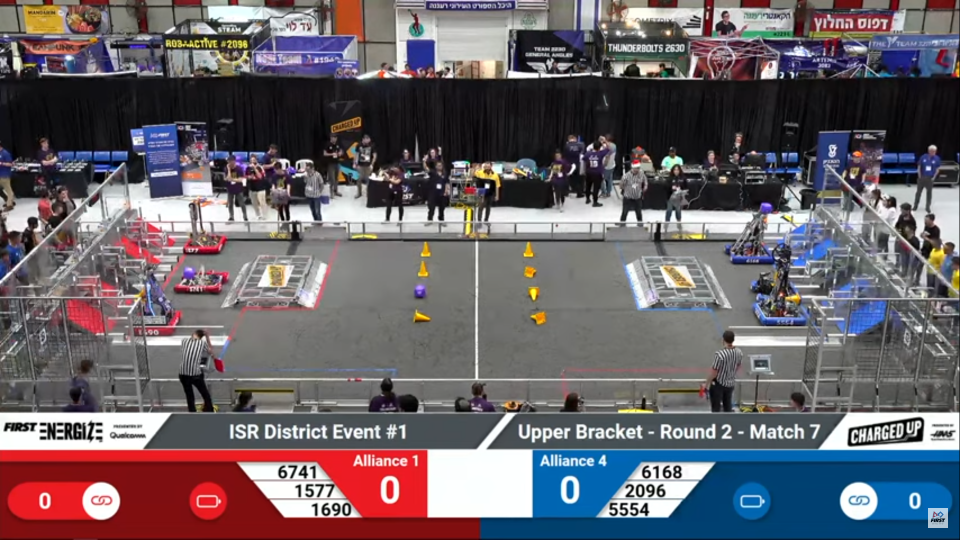
#> input picture filefortesting.PNG, 1920 x 1080 px, given in place of seret.mp4, which was not available (shown at 1/2 size)
$ python kjdkdfjfkfjd.py
#> lines starting #> are read from the running program, lines starting #| are printed output that depends on the picture; after the words box and inside, x2 and y2 are one past the last pixel; in counts of white or black regions, pixels touching at a corner belong together; pictures that were not available may be replaced by others from this repository, and a replacement may not be noted
import cv2
import numpy as np
import time

# define the lower and upper bounds of the red color in HSV color space
lower_red = np.array([165, 0, 0])
upper_red = np.array([255, 255, 255])
width, height = 640, 360
#                   left top    right top   left bottom  right bottom
pts1 = np.float32([[85, 130], [550, 130], [0, 251], [640, 251]])
pts2 = np.float32([[0, 0], [width, 0], [0, height], [width, height]])
matrix = cv2.getPerspectiveTransform(pts1, pts2)

object_detector = cv2.createBackgroundSubtractorMOG2(history=100, varThreshold=70)

# create a VideoCapture object to capture video from the default camera
cap = cv2.VideoCapture("seret.mp4")

# create a kernel for the morphological operations
kernel = np.ones((5, 5), np.uint8)

while True:
    # read a frame from the video stream
    ret, frame = cap.read()
#> frame is the input picture: shape (1080, 1920, 3); mean B, G, R 103.8, 97.6, 105
    roi = frame[145: 255, 100: 540]
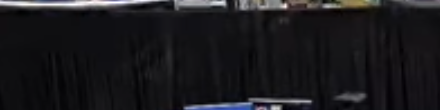
#> roi: shape (110, 440, 3); mean B, G, R 29.6, 26.5, 27.2

    # convert the frame from BGR to HSV color space
    hsv = cv2.cvtColor(roi, cv2.COLOR_BGR2HSV)
#> hsv: shape (110, 440, 3); mean H, S, V 121.4, 39.2, 30.2

    # create a mask for the red color
    mask = cv2.inRange(hsv, lower_red, upper_red)
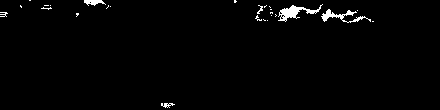
#> mask: shape (110, 440); 1.5% white; 26 white regions (20 under 20 px), largest, box (x1, y1, x2, y2) and area: (278, 4, 323, 22) 278, (321, 9, 371, 23) 213, (84, 0, 106, 6) 80, (161, 103, 175, 108) 38, (257, 5, 263, 14) 23, (0, 12, 8, 17) 23

    # apply morphological opening to remove noise in the background
    mask = cv2.morphologyEx(mask, cv2.MORPH_OPEN, kernel)
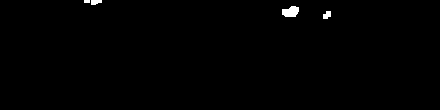
#> mask: shape (110, 440); 0.53% white; 4 white regions (1 under 20 px), largest, box (x1, y1, x2, y2) and area: (282, 6, 299, 17) 145, (323, 11, 331, 19) 49, (91, 0, 102, 5) 45

    # apply Gaussian blur to smooth the edges
    mask = cv2.GaussianBlur(mask, (5, 5), 0)

    _, mask = cv2.threshold(mask, 254, 255, cv2.THRESH_BINARY)
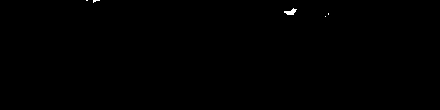
#> mask: shape (110, 440); 0.13% white; 5 white regions (4 under 20 px)

    contours, _ = cv2.findContours(mask, cv2.RETR_TREE, cv2.CHAIN_APPROX_SIMPLE)
#> contours = 5 contours, 4 with area under 20; largest, box (x1, y1, x2, y2) and area: (284, 8, 297, 15) 34

    for cnt in contours:
        # Calculate area and remove small elements
        area = cv2.contourArea(cnt)
        if area > 60:
            cv2.drawContours(roi, [cnt], -1, (0, 255, 0), 2)
#> this loop made 5 passes
#> area on pass 3: 34.5

    imS = cv2.resize(roi, (width*2, height*2))  # Resize image
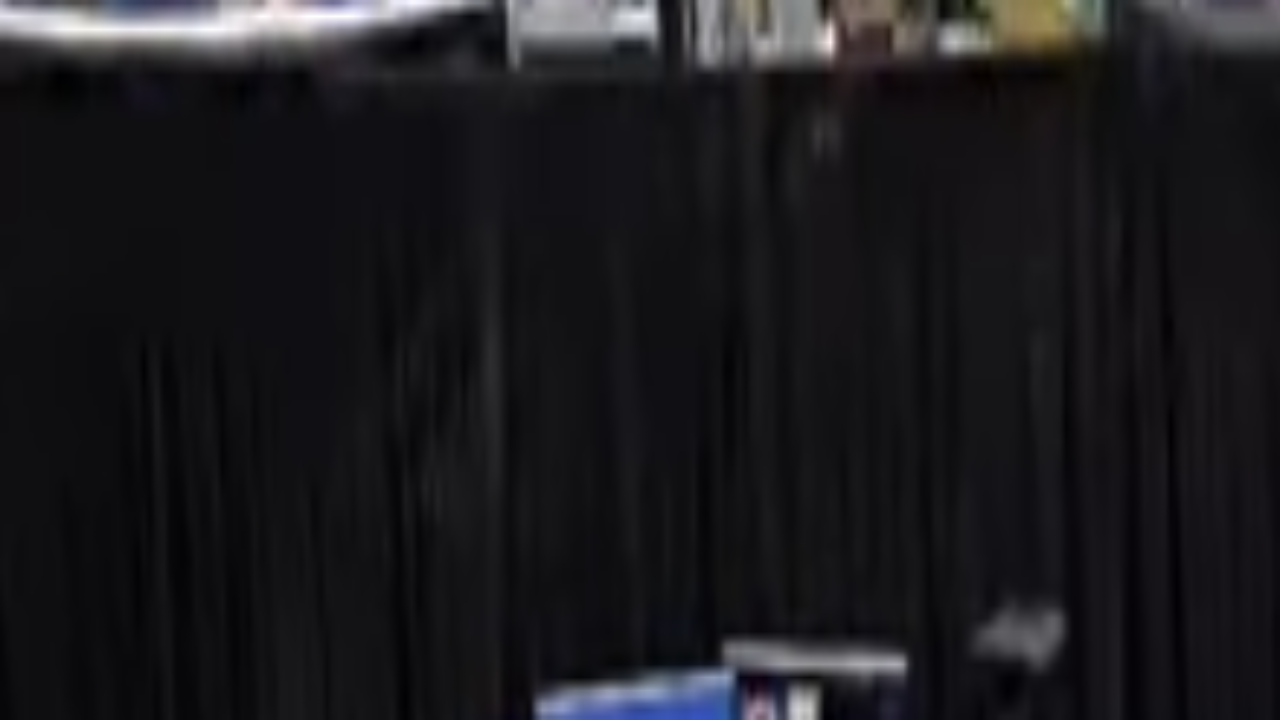
#> imS: shape (720, 1280, 3); mean B, G, R 29.5, 26.4, 27.1

    cv2.imshow('Red Only', imS)
    time.sleep(0.02)
    # exit if the user presses the 'q' key
    if cv2.waitKey(1) == ord('q'):
#> (key q is pressed here)
        break

# release the VideoCapture object and close all windows
cap.release()
cv2.destroyAllWindows()

$ run again, on image.png
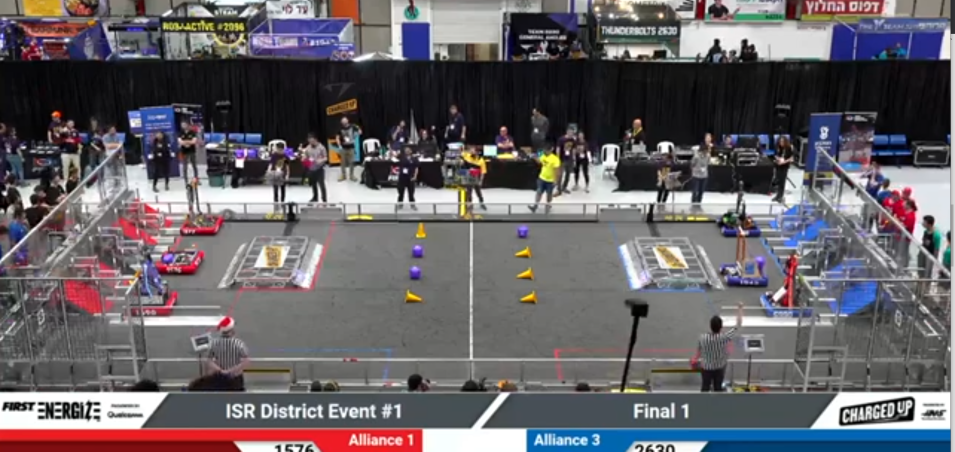
#> input picture image.png, 1909 x 903 px, given in place of seret.mp4, which was not available (shown at 1/2 size)
#> frame is the input picture: shape (903, 1909, 3); mean B, G, R 102.3, 97.7, 102.1
#> hsv: shape (110, 440, 3); mean H, S, V 118.2, 53.5, 35
#> `_, mask = cv2.threshold(mask, 254, 255, cv2.THRESH_BINARY)`:
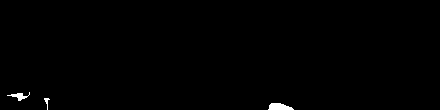
#> mask: shape (110, 440); 0.49% white; 3 white regions
#> contours = 3 contours, 1 with area under 20; largest, box (x1, y1, x2, y2) and area: (268, 103, 294, 110) 106, (7, 92, 30, 101) 51
#> the loop `for cnt in contours:` made 3 passes
#> area on passes 1, 3: 106.5, 51
#> `imS = cv2.resize(roi, (width*2, height*2))`:
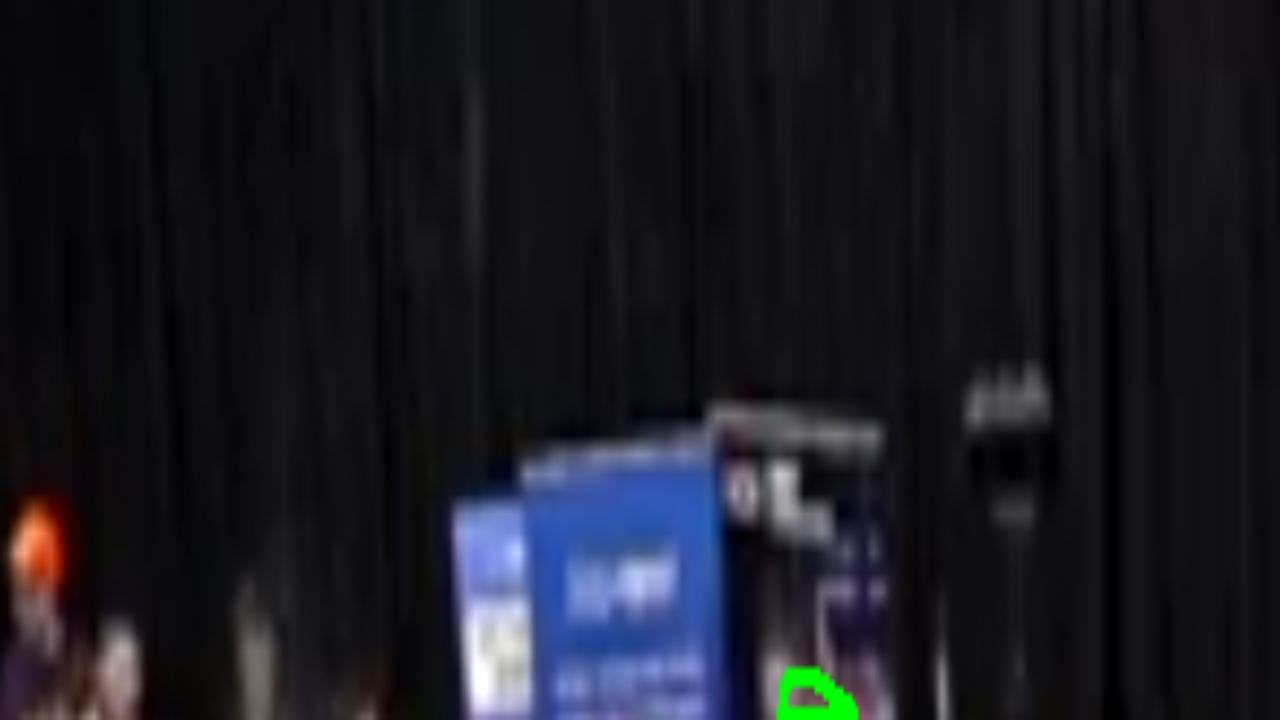
#> imS: shape (720, 1280, 3); mean B, G, R 33.3, 26.5, 25.7

$ run again, on lena.PNG
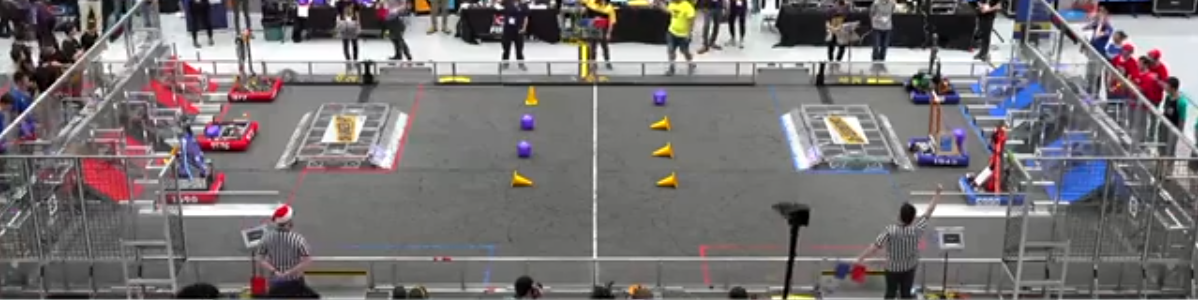
#> input picture lena.PNG, 1198 x 300 px, given in place of seret.mp4, which was not available
#> frame is the input picture: shape (300, 1198, 3); mean B, G, R 116.1, 114.6, 119.4
#> hsv: shape (110, 440, 3); mean H, S, V 70.1, 23, 125.5
#> `_, mask = cv2.threshold(mask, 254, 255, cv2.THRESH_BINARY)`:
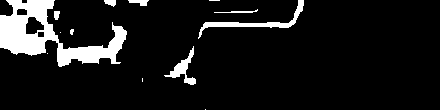
#> mask: shape (110, 440); 9.5% white; 13 white regions (6 under 20 px)
#> contours = 16 contours, 6 with area under 20; largest, box (x1, y1, x2, y2) and area: (0, 0, 127, 67) 3442, (198, 0, 304, 39) 456, (164, 46, 196, 85) 284, (25, 16, 45, 35) 246, (16, 8, 28, 16) 71
#> the loop `for cnt in contours:` made 16 passes
#> area on passes 4, 7, 8, 9, 11, 12, 13, 14: 284, 31.5, 24.5, 456.5, 55, 44, 3442, 40
#> `imS = cv2.resize(roi, (width*2, height*2))`:
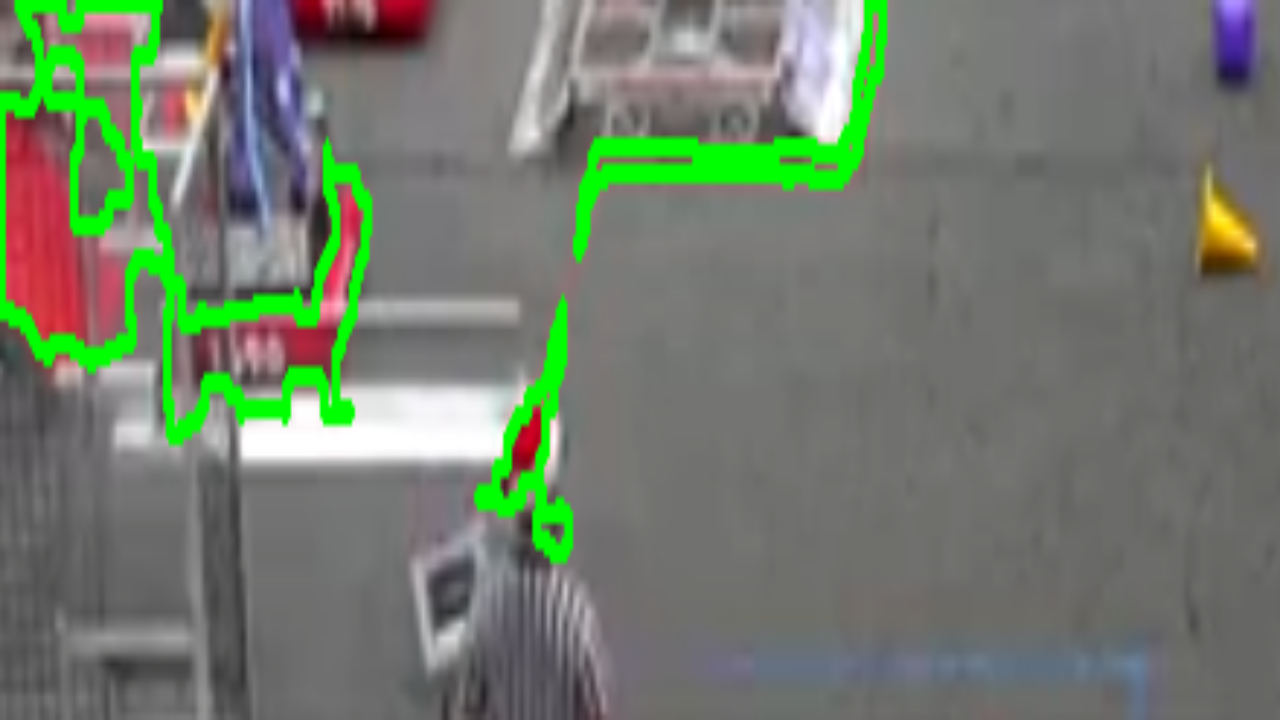
#> imS: shape (720, 1280, 3); mean B, G, R 108.8, 123.6, 113.9
